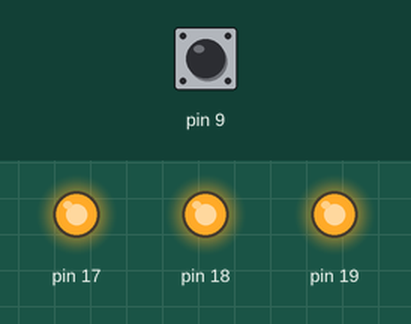
Simulated run of this sketch. Board: Arduino Uno, built with avr-gcc and run on an emulated ATmega328P. Parts: output pins drawn as LEDs (lit = HIGH). The test bench sets the inputs (shaded band); at power-on: pin 9 HIGH.

Above: at 1.2 s.
1.3 s: pin 9 pulled LOW for 1 s
At 2.1 s:
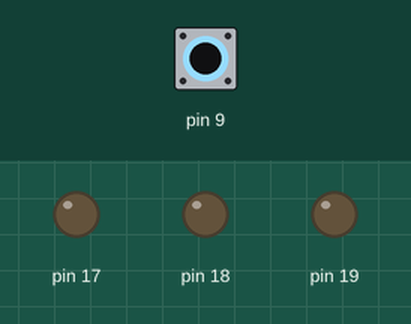
3.8 s: pin 9 pulled LOW for 0.15 s
At 4.7 s:
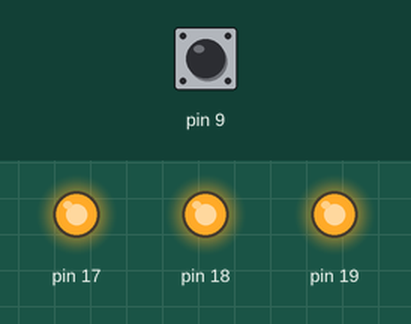
5.4 s: pin 9 pulled LOW for 1 s
At 6.2 s:
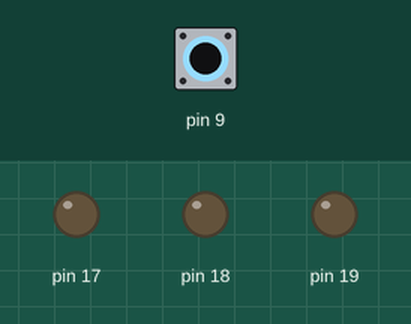
7.9 s: pin 9 pulled LOW for 3.2 s
At 12.0 s:
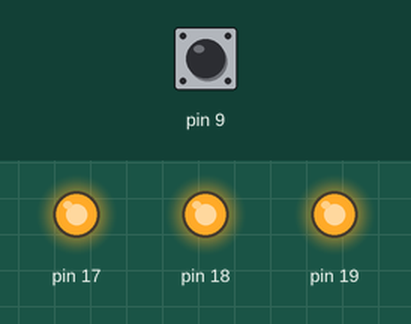
Timing chart, 0 to 13.5 s (numbered marks = the images above; inputs shaded):
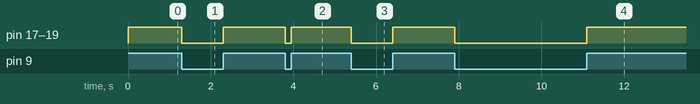

The sketch:

Handtasche.ino
```cpp
void setup()
{
  //Ausgänge
  pinMode(17, OUTPUT);
  pinMode(18, OUTPUT);
  pinMode(19, OUTPUT);

  //Eingang mit Pull-Up Widerstand
  pinMode(9, INPUT);
  digitalWrite(9, HIGH);
}

void loop()
{
  digitalWrite(17, digitalRead(9));
  digitalWrite(18, digitalRead(9));
  digitalWrite(19, digitalRead(9));
}
```

Measured:
- after the input at 1.3 s, pin 17–19: HIGH → LOW at once, → HIGH 1.0 s later
- after the input at 3.8 s, pin 17–19: HIGH → LOW at once, → HIGH 0.15 s later
- after the input at 5.4 s, pin 17–19: HIGH → LOW at once, → HIGH 1.0 s later
- after the input at 7.9 s, pin 17–19: HIGH → LOW at once, → HIGH 3.2 s later
